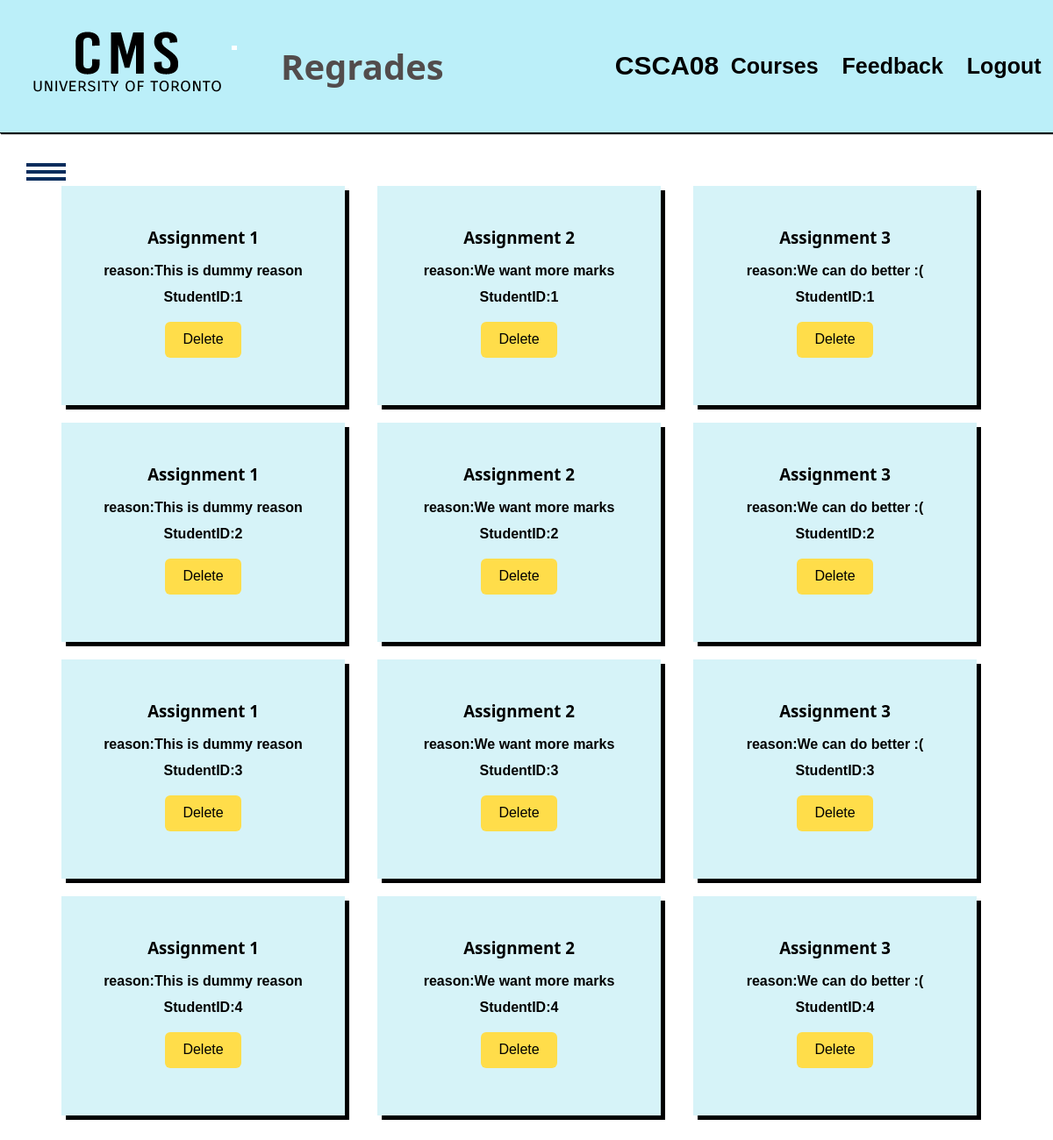
The app's page /courses/CSCA08/regrade (signed in) with its own data.
### tables this page shows
CREATE TABLE "regrades" (
	"userid"	INTEGER,
	"courseid"	TEXT,
	"assignment_name"	TEXT,
	"reason"	TEXT,
	"id"	INTEGER,
	PRIMARY KEY("id" AUTOINCREMENT)
);

### app.py (the view)
@app.route('/courses/<string:courseid>/regrade', methods=['GET','POST'])
def regrade(courseid):
    if check_session():
        return redirect('/login')
    userid = get_userid()
    if userid == -1:
        return "Invalid userid, try logging in"
    user = SESSIONS[request.cookies.get('sessionId')]
    privilege = user.privilege
    if request.method == 'POST':
        print("Sending regrade request")
        return send_regrade(user, userid)
    else:
        if privilege == 1:
            print("showing regrade page student")
            return show_regrade_page_student(user,courseid)
        elif privilege == 3:
            print("showing regrade page professor")
            return show_regrade_page_professor(user,courseid)
        else:
            return "Error you aren't a student or professor, try logging in"

### app.py (called while the page is built)
def check_session():
    sessionId = request.cookies.get('sessionId')
    if not (sessionId in SESSIONS.keys()):
        print('FAILED Session Check')
        return True
    else:
        print('PASSED Session Check')
        return False

def get_userid():
    if 'sessionId' in request.cookies:
        if request.cookies.get('sessionId') in SESSIONS.keys():
            return SESSIONS[request.cookies.get('sessionId')].userid
    return -1

def show_regrade_page_professor(user,courseid):
    sql = "SELECT * FROM regrades WHERE courseid='"+courseid+"';"
    g.regrades = d.query_assoc(sql)
    g.courseid = courseid
    g.name = user.name
    return render_template('regradeview.html')

### database.py (called while the page is built)
def dict_factory(cursor, row):
    d = {}
    for idx, col in enumerate(cursor.description):
        d[col[0]] = row[idx]
    return d

def query_assoc(sql):
    con = sqlite3.connect(DATABASE_PATH)
    con.row_factory = dict_factory
    cur = con.cursor()
    cur.execute(sql)
    rows = cur.fetchall()
    con.close()
    return rows

### templates/regradeview.html (shortened to what this page needs)
<!DOCTYPE html>
<html lang="en">
<head>
    <link rel="stylesheet" href="/static/css/style.css">
</head>
<body>
    <header>
        <nav>
            <img class="uoftlogo" src="/static/images/CMSlogo.png" alt="Logo">
            <h1>Regrades</h1>
            <h2>{{g.courseid}}</h2>
            <ul>
                <li><a href="/dashboard"><b>Courses</b></a> </li>
                <li><a href="/feedback"><b>Feedback</b></a> </li>
                <li><a href="/logout"><b>Logout</b></a> </li>
            </ul>
        </nav>
    </header>
    <div id="sidebar">
        <div class="toggle-btn" onclick="show()">
            <span></span>
            <span></span>
            <span></span>
        </div>
    </div>
    <div class="mainwrap">
        <section class="lecturecontent">
            {%for regrade in g.regrades%}
            <div class="week">
                <h3 class="item1">{{regrade['assignment_name']}}</h3>
                <h4 class="item1">reason:{{regrade['reason']}}</h4>
                <h4 class="item1">StudentID:{{regrade['userid']}}</h4>
                <a href="/delete/regrade/{{g.courseid}}/{{regrade['id']}}" class="btn">Delete</a>
            </div>
            {%endfor%}
        </section>
    </div>
</body>
</html>

### static/css/style.css (style rules this page uses)
* { margin: 0; padding: 0; box-sizing: border-box; }
html { scroll-behavior: smooth; }
h1 { font-family: 'Segoe UI', 'San Francisco', Tahoma, Geneva, Verdana, sans-serif; }
h3 { font-family: 'Segoe UI', 'San Francisco', Tahoma, Geneva, Verdana, sans-serif; }
body { font-family: Helvetica; }
header { font-size: 20px; border-bottom: 1px solid rgb(0, 0, 0); padding-bottom: 1px; position: sticky; top: 0px; background: rgb(187, 239, 249); box-shadow: 1px 1px 1px black; }
nav { position: relative; min-height: 10vh; display: flex; align-items: center; justify-content: space-between; }
.uoftlogo { padding-left: 20px; padding-right: 10px; }
nav h1 { Color: rgb(82, 76, 76); padding-left: 40px; font-size: 40px; flex: 1; }
nav ul { list-style: none; display: flex; justify-content: space-around; font-size: 25px; flex: 1; }
nav a { color: black; text-decoration: none; }
#sidebar { position: fixed; width: 300px; height: 100%; background: #306bac; left: -300px; transition: 0.4s ease; }
#sidebar .toggle-btn { position: absolute; top: 30px; left: 330px; }
.toggle-btn span { width: 45px; height: 4px; background: #082c5c; display: block; margin-top: 4px; }
section { display: flex; justify-content: center; align-items: center; }
.btn { margin: 8px 8px; background: #ffdd4a; color: black; padding: 0.6rem 1.3rem; text-decoration: none; border-radius: 6px; transition: 0.2s ease; }
.mainwrap { margin: 5% 70px; line-height: 1.4; display: grid; grid-gap: 20px; }
.lecturecontent { display: grid; grid-gap: 20px; grid-template-columns: repeat(3, minmax(200px, 1fr)); }
.week { background: rgb(214, 243, 248); text-align: center; padding: 1.5rem 2rem; box-shadow: 5px 5px black; display: flex; flex-direction: column; align-items: center; justify-content: center; min-height: 250px; max-width: 95%; }
.week h3 { margin-bottom: 14px; }
.week h4 { margin-bottom: 8px; }

### records on screen
regrades: assignment_name "Assignment 1", reason "This is dummy reason", userid "1"
regrades: assignment_name "Assignment 2", reason "We want more marks", userid "1"
regrades: assignment_name "Assignment 3", reason "We can do better :(", userid "1"
regrades: assignment_name "Assignment 1", reason "This is dummy reason", userid "2"
regrades: assignment_name "Assignment 2", reason "We want more marks", userid "2"
regrades: assignment_name "Assignment 3", reason "We can do better :(", userid "2"
regrades: assignment_name "Assignment 1", reason "This is dummy reason", userid "3"
regrades: assignment_name "Assignment 2", reason "We want more marks", userid "3"
regrades: assignment_name "Assignment 3", reason "We can do better :(", userid "3"
regrades: assignment_name "Assignment 1", reason "This is dummy reason", userid "4"
regrades: assignment_name "Assignment 2", reason "We want more marks", userid "4"
regrades: assignment_name "Assignment 3", reason "We can do better :(", userid "4"

### other values on screen
{{ g.courseid }} "CSCA08"
